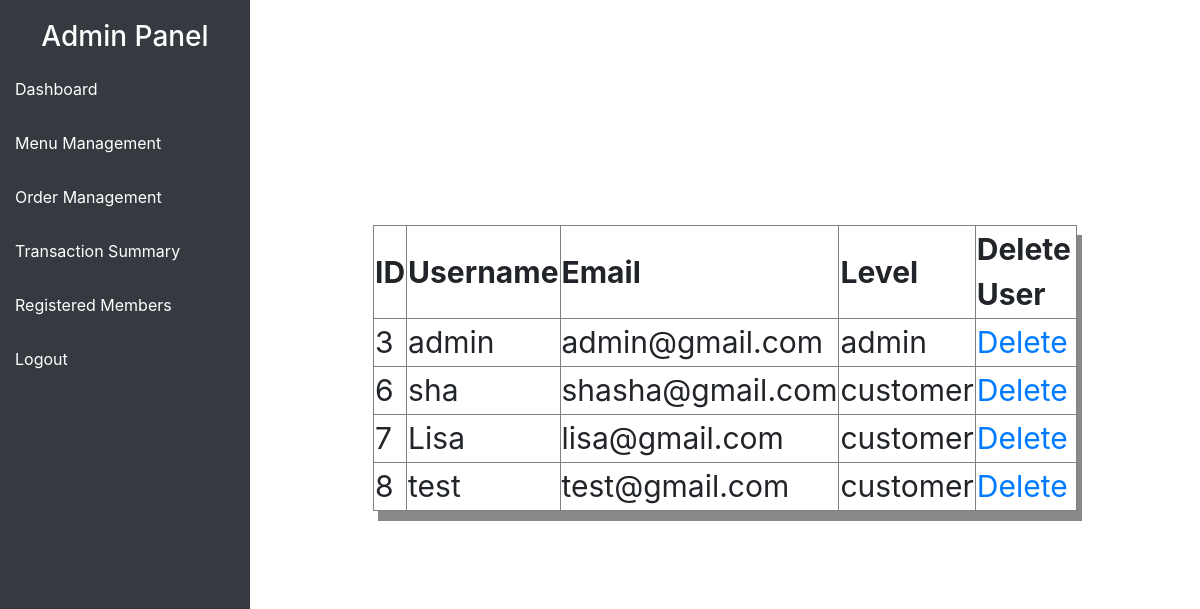
/adminPage/adminMemView.php, run on the app's committed database.
### tables this page shows
CREATE TABLE `users` (
  `id` int(11) NOT NULL,
  `username` varchar(50) NOT NULL,
  `email` varchar(50) NOT NULL,
  `password` varchar(50) NOT NULL,
  `level` enum('customer','admin') NOT NULL DEFAULT 'customer'
);

### adminPage/adminMemView.php (the view, shortened to what this page needs)
<?php
include("dbconn.php");
?>
<!DOCTYPE html>
<html lang="en">
<head>
    <link rel="stylesheet" href="https://maxcdn.bootstrapcdn.com/bootstrap/4.5.2/css/bootstrap.min.css">
    <link rel="stylesheet" href="https://cdn.jsdelivr.net/npm/chart.js">
</head>
<body>
    <div class="sidebar">
        <h3 class="text-center">Admin Panel</h3>
        <a href="#dashboard">Dashboard</a>
        <a href="#menu-management">Menu Management</a>
        <a href="#order-management">Order Management</a>
        <a href="#transaction-summary">Transaction Summary</a>
        <a href="#registered-members">Registered Members</a>
        <a href="logout.php">Logout</a>
    </div>
    <div class="content">
    <div style="margin-top:190px;padding:15px 15px;font-size:30px">
		<center>
		<?php
		$sql = "SELECT id, username, email, level FROM users";
		$result = $dbconn->query($sql);
		?>
		<table class="tuser" border="1px solid black">
			<caption><h2 style="color: white" align="center">Admin's View</h2></caption>
		<tr>
		<th>ID</th>
		<th>Username</th>
		<th>Email</th>
		<th>Level</th>
		<th>Delete User</th>
		</tr>
		<?php
		while($row = mysqli_fetch_array($result))
		{
		?>
		 <tr>
		 <td><?php echo $row['id']; ?></td>
		 <td><?php echo $row['username']; ?></td>
		 <td><?php echo $row['email']; ?></td>
		 <td><?php echo $row['level']; ?></td>
		 <td><a href="deleteuser.php?id=<?php echo $row['id']; ?>">Delete</a>
		 </tr>
		 <?php
		}
		?>
		</table>
		</center>
	</div>
</body>
</html>

### adminPage/adminMemView.php (style rules this page uses)
body { display: flex; }
.sidebar { width: 250px; background: #343a40; color: white; height: 100vh; position: fixed; padding-top: 20px; }
.sidebar a { display: block; padding: 15px; color: white; text-decoration: none; }
.content { margin-left: 250px; padding: 20px; width: calc(100% - 250px); }
table { background-color: white; box-shadow: 5px 10px #888888; width: 80%; }

### data on the page
users: id "3", username "admin", email "admin@gmail.com", level "admin"
users: id "6", username "sha", email "shasha@gmail.com", level "customer"
users: id "7", username "Lisa", email "lisa@gmail.com", level "customer"
users: id "8", username "test", email "test@gmail.com", level "customer"
